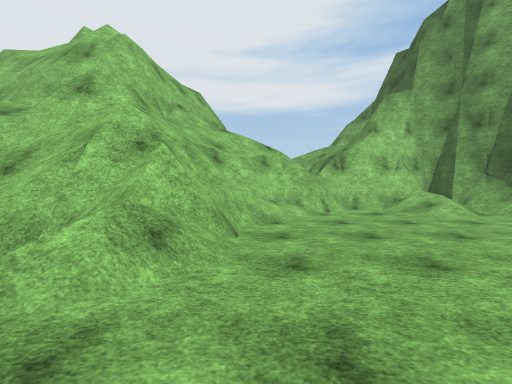
View 1 (above)

17 first-person views from a walk through a 3-D level made in the Unity game engine. The camera is 1.5 m above the floor, tilts 2° down and sees 90° across. The floor is counted in squares, 2 m on a side. Each view is taken from the middle of a square. On the plan, view 1 faces up. The plan holds only what a view shows up to about 9 squares ahead; the rest is blank. The place goes on beyond the plan. The player character is not drawn. Surface patterns are stand-ins for the level's own textures.

View 2
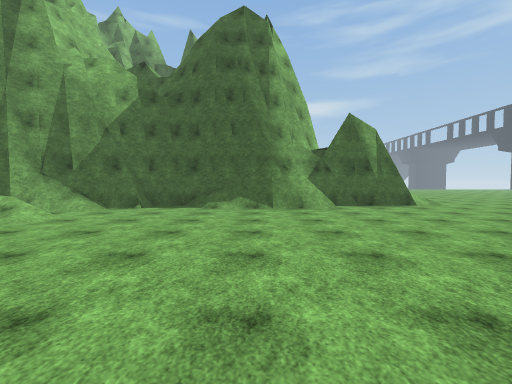

View 3
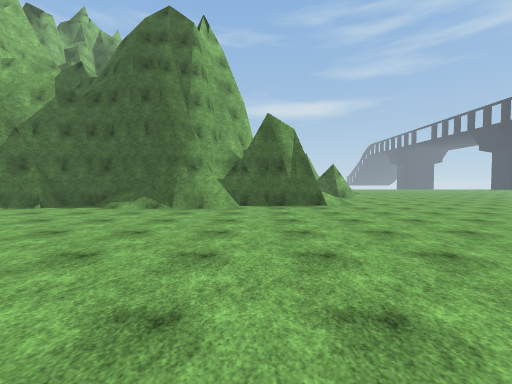

View 4
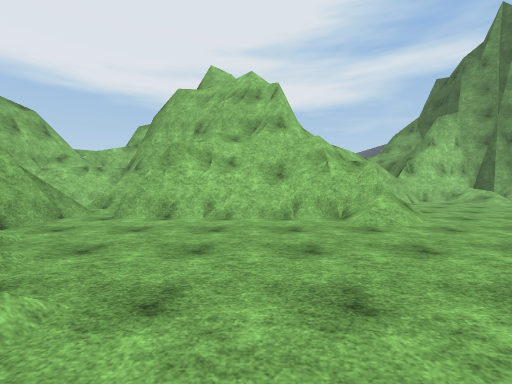

View 5
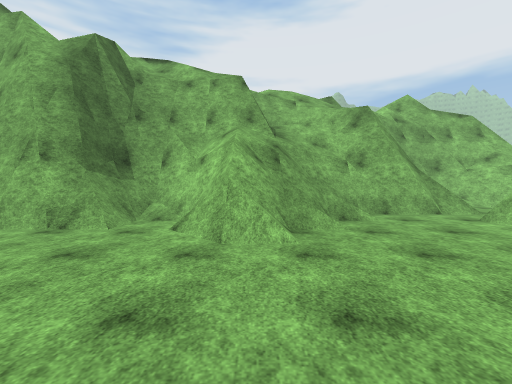

View 6
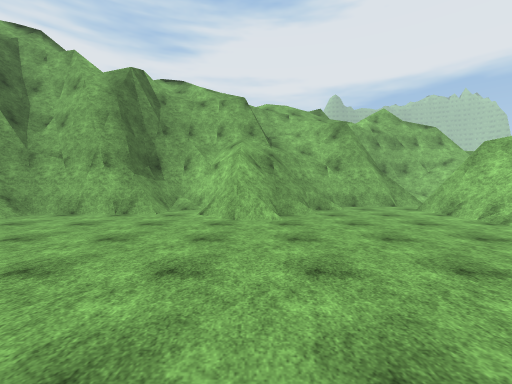

View 7
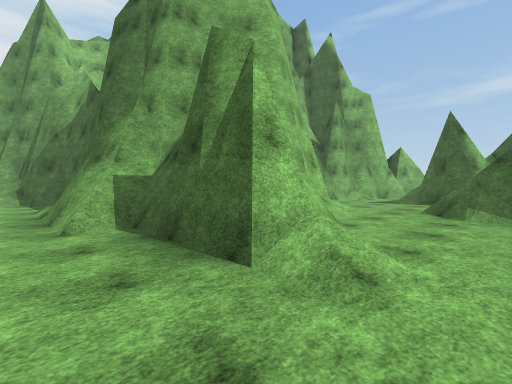

View 8
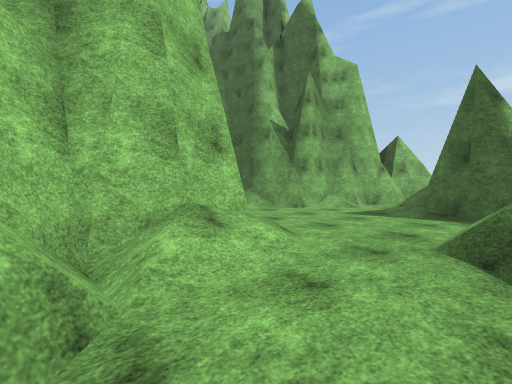

View 9
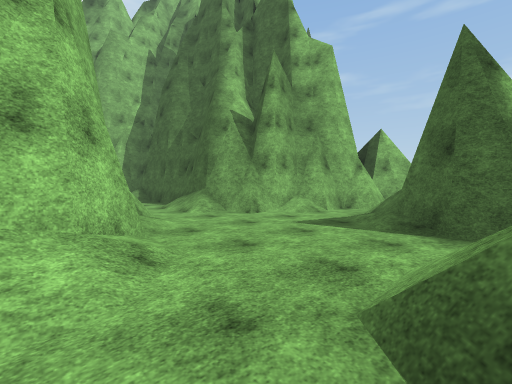

View 10
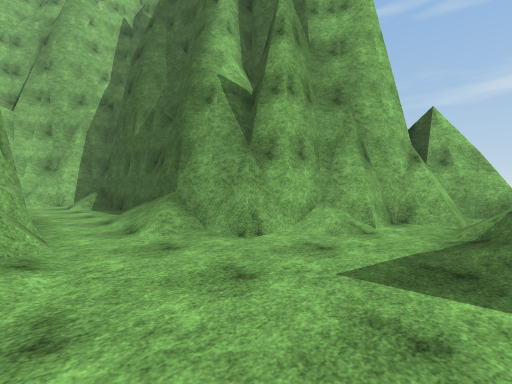

View 11
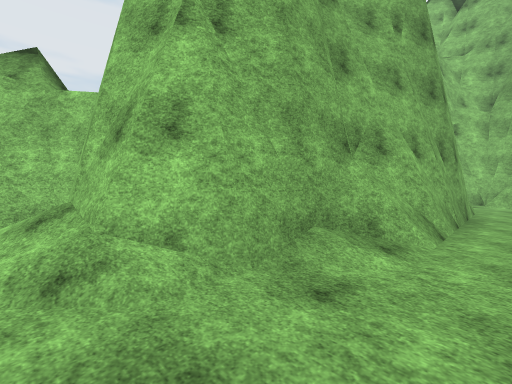

View 12
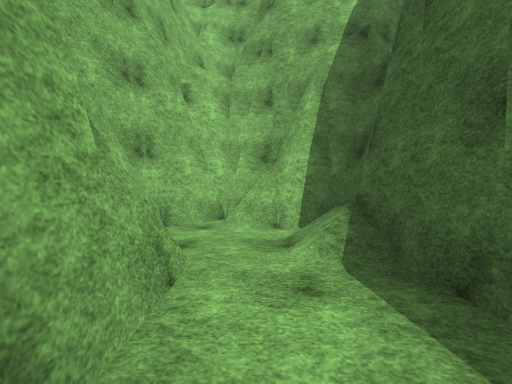

View 13
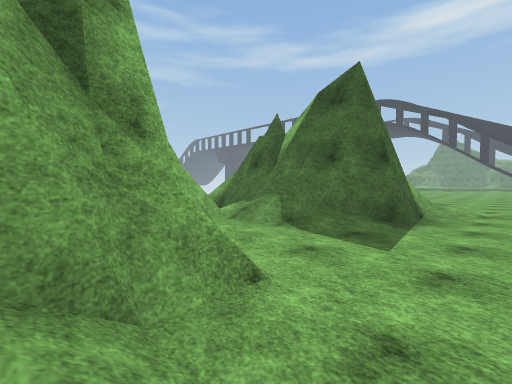

View 14
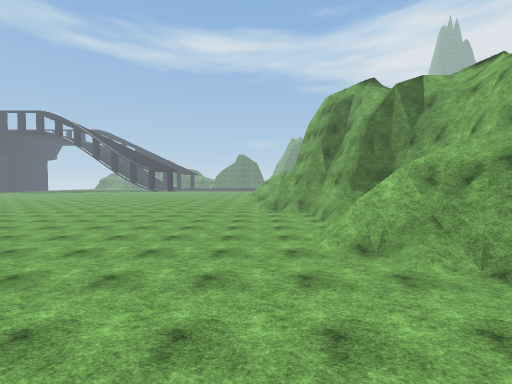

View 15
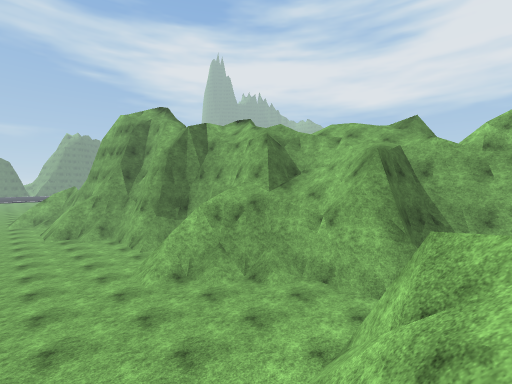

View 16
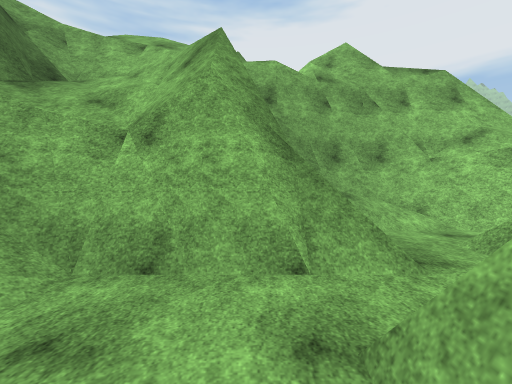

View 17
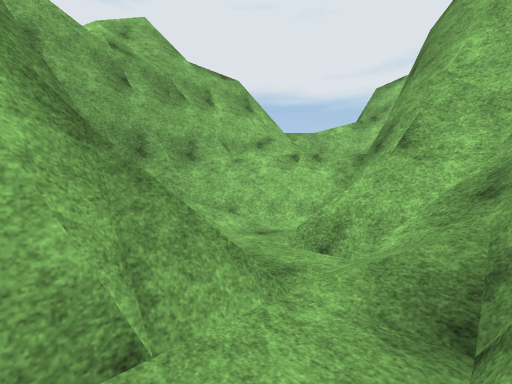

### Floor plan
Key: @ floor where view 1 was taken; # wall or solid block; x gap in a wall; . main floor; : floor 6.5 m higher than the main floor; + floor 7.25 m higher than the main floor; * floor 7.5 m higher than the main floor; % floor 8.5 m higher than the main floor; & floor 9 m higher than the main floor; $ floor 9.25 m higher than the main floor; / step, stairs or slope; = window, fence, low wall or low ledge; v drop or lower ground.
Columns run from 14 left of view 1 to 22 right of it. Each row starts with its distance up from view 1.
  9    ##
  8    v            ######     #####
  7   ####        ###.//##     #../#
  6   #####   #####/..///#      ../#
  5  /v#/### =##=#/......##     #..#
  4  /v#/./###//==........#     #..#
  3  /v#/#/###//#=......./#     #./#
  2 #xvv##/.....//......./#     #./#
  1  %+:v#/............../#    ##./#
  0  &*vv#//......@......##    #/..###
 -1  $vvv##//............##    #/.../##
 -2   vvv ##//............######......#/#
 -3       ###.............###///...////.#
 -4      ##...............##/......######
 -5      ###..............//...=/..#
 -6       ##...................##./#

Where each view was taken, in squares from view 1:
view 1: 0 up, 0 right, facing up
view 2: 1 up, 1 left, facing right
view 3: 2 down, 1 left, facing right
view 4: 3 down, 4 left, facing up
view 5: 2 down, 2 left, facing left
view 6: 2 down, 0 right, facing left
view 7: 6 down, 6 right, facing up-right
view 8: 5 down, 10 right, facing up-right
view 9: 5 down, 12 right, facing up-right
view 10: 3 down, 14 right, facing up-right
view 11: 3 down, 15 right, facing up-left
view 12: 3 up, 15 right, facing up
view 13: 1 up, 15 right, facing down-right
view 14: 3 up, 4 left, facing down
view 15: 4 up, 3 left, facing down-left
view 16: 2 up, 6 left, facing left
view 17: 2 up, 7 left, facing up-left
